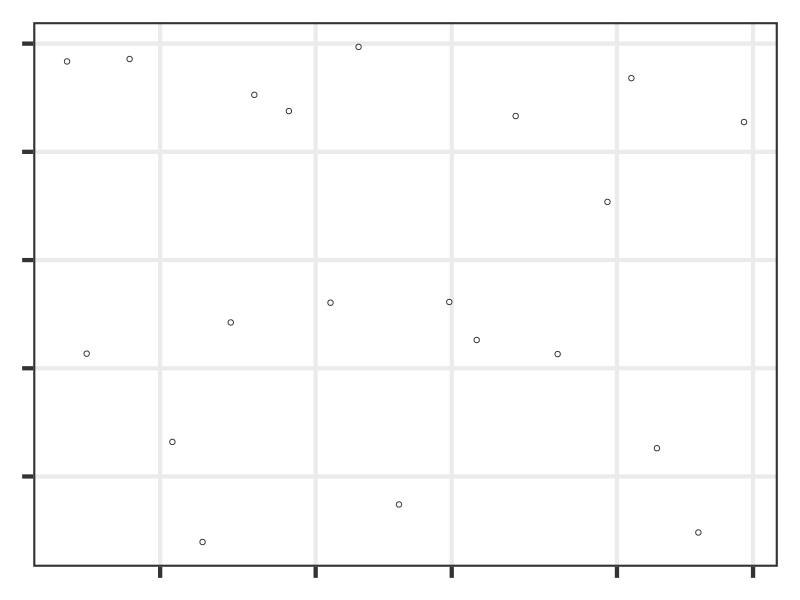
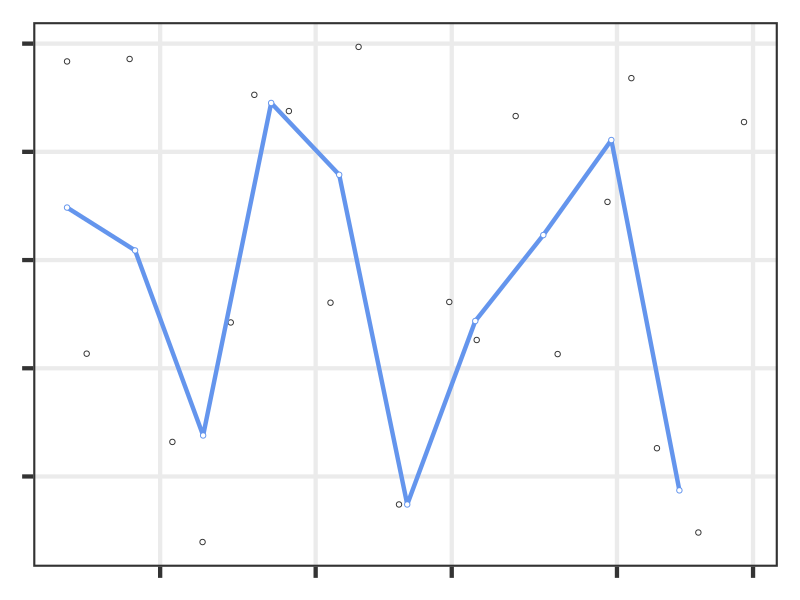

These figures' R source, in order:
## ---- chunk 1
#| echo: false
#| message: false

library(tidyverse)
set.seed(221)
observed <- tibble(
  t = ymd("2020-06-01") + cumsum(runif(20, 2, 6)),
  y = sin(runif(20, 0, 4 * pi)),
  y2 = y + rnorm(20, 0, 0.5)
)
smoothed <- tibble(
  t = seq(observed$t[1], observed$t[20], by = "1 week"),
  y2 = map_dbl(t, \(.t) {
    .x <- with(observed, y2[between(t, .t - 4, .t + 4)])
    if (length(.x) > 0) mean(.x) else NA
  })
)
p <- ggplot(observed, aes(t, y2)) +
  geom_point(shape = 21, color = "grey20", fill = "white") +
  theme_bw(32) +
  theme(
    axis.title = element_blank(),
    panel.grid.minor = element_blank(),
    axis.text = element_blank()
  )
p
## ---- chunk 2
#| echo: false
#| message: false

p +
  geom_line(data = smoothed, linewidth = 1.5, color = "cornflowerblue") +
  geom_point(
    data = smoothed,
    color = "cornflowerblue",
    shape = 21,
    fill = "white"
  )
